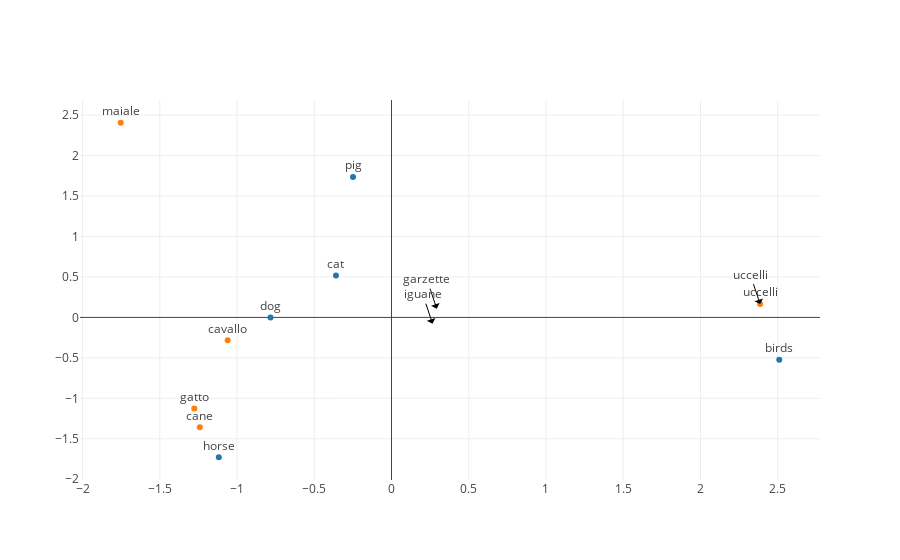

Notebook code cell kept with this figure:
### Code cell
trace1 = Scatter(
    x = new_en_words_vec[:, 0],
    y = new_en_words_vec[:, 1],
    mode = 'markers+text',
    text = en_words,
    textposition = 'top'
)
trace2 = Scatter(
    x = new_it_words_vec[:5, 0],
    y = new_it_words_vec[:5, 1],
    mode = 'markers+text',
    text = it_words[:5],
    textposition = 'top'
)
layout = Layout(
    showlegend = False,
    annotations = [dict(
        x = new_it_words_vec[5][0],
        y = new_it_words_vec[5][1],
        text = translated_word[en_words[4]][0],
        arrowcolor = "black",
        arrowsize = 1.5,
        arrowwidth = 1,
        arrowhead = 0.5
      ), dict(
        x = new_it_words_vec[6][0],
        y = new_it_words_vec[6][1],
        text = translated_word[en_words[4]][1],
        arrowcolor = "black",
        arrowsize = 1.5,
        arrowwidth = 1,
        arrowhead = 0.5
      ), dict(
        x = new_it_words_vec[7][0],
        y = new_it_words_vec[7][1],
        text = translated_word[en_words[4]][2],
        arrowcolor = "black",
        arrowsize = 1.5,
        arrowwidth = 1,
        arrowhead = 0.5
      )]
)
data = [trace1, trace2]

fig = Figure(data=data, layout=layout)
plot_url = plotly.offline.iplot(fig, filename='relatie_position_for_animal.html')

### Figure 1 — Plotly figure (JSON) as saved in the notebook; plotly's stock layout.template omitted (floating-point values rounded to 4 significant figures)
{"data": [{"mode": "markers+text", "text": ["dog", "pig", "cat", "horse", "birds"], "textposition": "top", "type": "scatter", "x": [-0.7834, -0.2492, -0.3596, -1.118, 2.51], "y": [-0.002367, 1.736, 0.5183, -1.728, -0.5237]}, {"mode": "markers+text", "text": ["cane", "maiale", "gatto", "cavallo", "uccelli"], "textposition": "top", "type": "scatter", "x": [-1.241, -1.753, -1.277, -1.061, 2.386], "y": [-1.357, 2.406, -1.125, -0.2829, 0.1645]}], "layout": {"annotations": [{"arrowcolor": "black", "arrowhead": 0.5, "arrowsize": 1.5, "arrowwidth": 1, "text": "uccelli", "x": 2.386, "y": 0.1645}, {"arrowcolor": "black", "arrowhead": 0.5, "arrowsize": 1.5, "arrowwidth": 1, "text": "garzette", "x": 0.2928, "y": 0.1074}, {"arrowcolor": "black", "arrowhead": 0.5, "arrowsize": 1.5, "arrowwidth": 1, "text": "iguane", "x": 0.2656, "y": -0.07684}], "showlegend": false}}
